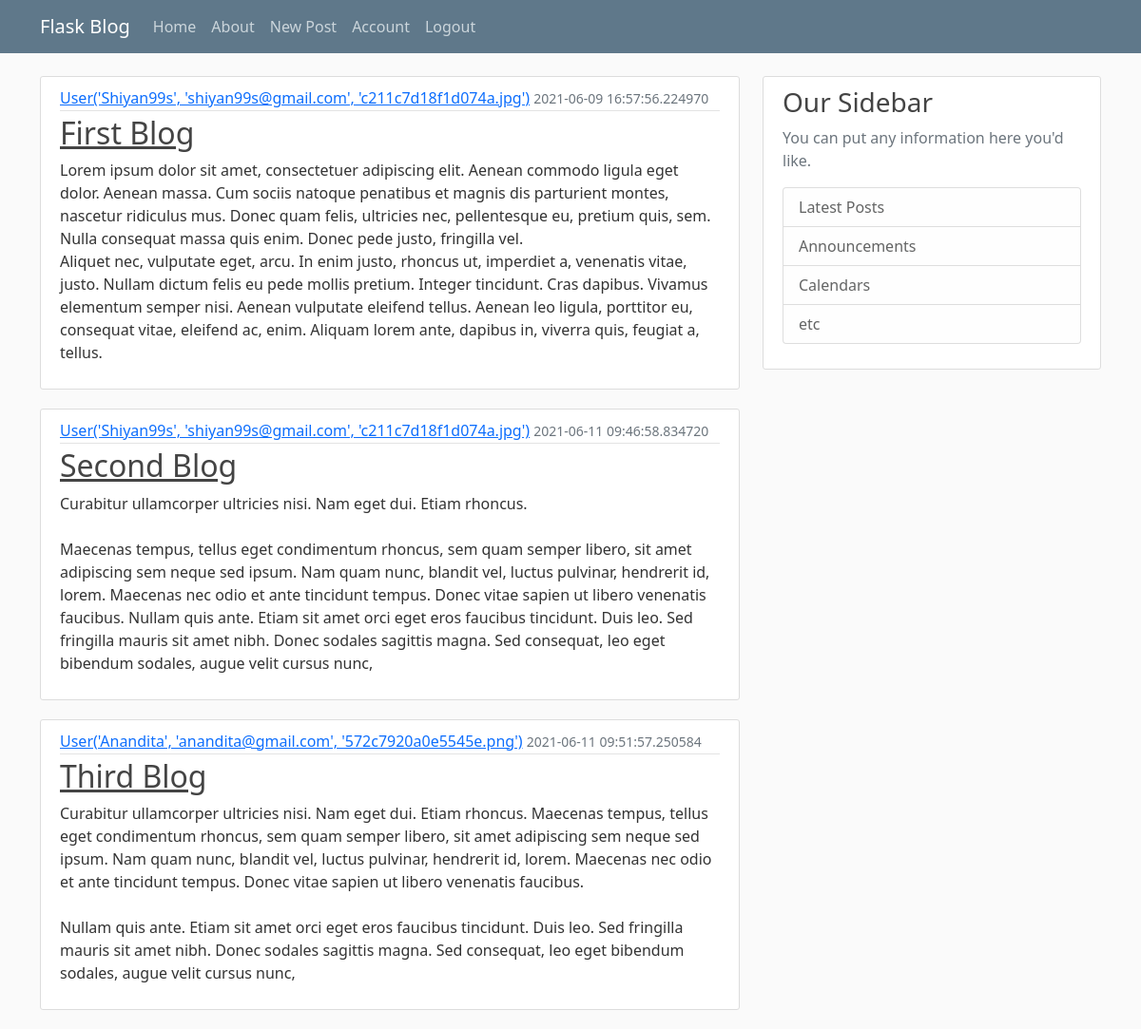
Screenshot of / (signed in) with the database file from the repository.
### flaskblog/models.py (models this page shows, shortened)
class Post(db.Model):
    id = db.Column(db.Integer, primary_key=True)
    title = db.Column(db.String(100), nullable=False)
    date_posted = db.Column(db.DateTime, nullable=False,
                            default=datetime.utcnow)
    content = db.Column(db.Text, nullable=False)
    user_id = db.Column(db.Integer, db.ForeignKey('user.id'), nullable=False)

class User(db.Model, UserMixin):
    id = db.Column(db.Integer, primary_key=True)
    username = db.Column(db.String(20), unique=True, nullable=False)
    email = db.Column(db.String(120), unique=True, nullable=False)
    image_file = db.Column(db.String(20), nullable=False,
                           default='default.jpg')
    password = db.Column(db.String(60), nullable=False)
    posts = db.relationship('Post', backref='author', lazy=True)
    def __repr__(self):
        return f"User('{self.username}', '{self.email }', '{self.image_file}')"

### flaskblog/routes.py (the view)
@app.route("/")
def home():
    posts = Post.query.all()
    return render_template('home.html', posts=posts)

### flaskblog/models.py (called while the page is built)
@login_manager.user_loader
def load_user(user_id):
    return User.query.get(int(user_id))

### flaskblog/templates/home.html
{% extends "layout.html" %}
{% block content %}
    {% for post in posts %}
    <article class="media content-section">
        <div class="media-body">
          <div class="article-metadata">
            <a class="mr-2" href="#">{{ post.author }}</a>
            <small class="text-muted">{{ post.date_posted }}</small>
          </div>
          <h2><a class="article-title" href="#">{{ post.title }}</a></h2>
          <p class="article-content">{{ post.content }}</p>
        </div>
    </article>
    {% endfor %}
{% endblock content %}

### flaskblog/static/main.css (style rules this page uses)
body { background: #fafafa; color: #333333; margin-top: 5rem; }
h1, h2, h3, h4, h5, h6 { color: #444444; }
.content-section { background: #ffffff; padding: 10px 20px; border: 1px solid #dddddd; border-radius: 3px; margin-bottom: 20px; }
.article-title { color: #444444; }
.article-content { white-space: pre-line; }
.article-metadata { padding-bottom: 1px; margin-bottom: 4px; border-bottom: 1px solid #e3e3e3; }

### rows the page displays
Post: author "User('Shiyan99s', 'shiyan99s@gmail.com', 'c211c7d18f1d074a.jpg')", date_posted "2021-06-09 16:57:56.224970", title "First Blog", content "Lorem ipsum dolor sit amet, consectetuer adipiscing elit. Aenean commodo ligula eget dolor. Aenean massa. Cum sociis natoque penatibus et magnis dis parturient montes, nascetur ridiculus mus. Donec quam felis, ultricies nec, pellentesque eu, pretium quis, sem. Nulla consequat massa quis enim. Donec pede justo, fringilla vel. Aliquet nec, vulputate eget, arcu. In enim justo, rhoncus ut, imperdiet a, venenatis vitae, justo. Nullam dictum felis eu pede mollis pretium. Integer tincidunt. Cras dapibus. Vivamus elementum semper nisi. Aenean vulputate eleifend tellus. Aenean leo ligula, porttitor eu, consequat vitae, eleifend ac, enim. Aliquam lorem ante, dapibus in, viverra quis, feugiat a,…"
Post: author "User('Shiyan99s', 'shiyan99s@gmail.com', 'c211c7d18f1d074a.jpg')", date_posted "2021-06-11 09:46:58.834720", title "Second Blog", content "Curabitur ullamcorper ultricies nisi. Nam eget dui. Etiam rhoncus. Maecenas tempus, tellus eget condimentum rhoncus, sem quam semper libero, sit amet adipiscing sem neque sed ipsum. Nam quam nunc, blandit vel, luctus pulvinar, hendrerit id, lorem. Maecenas nec odio et ante tincidunt tempus. Donec vitae sapien ut libero venenatis faucibus. Nullam quis ante. Etiam sit amet orci eget eros faucibus tincidunt. Duis leo. Sed fringilla mauris sit amet nibh. Donec sodales sagittis magna. Sed consequat, leo eget bibendum sodales, augue velit cursus nunc,"
Post: author "User('Anandita', 'anandita@gmail.com', '572c7920a0e5545e.png')", date_posted "2021-06-11 09:51:57.250584", title "Third Blog", content "Curabitur ullamcorper ultricies nisi. Nam eget dui. Etiam rhoncus. Maecenas tempus, tellus eget condimentum rhoncus, sem quam semper libero, sit amet adipiscing sem neque sed ipsum. Nam quam nunc, blandit vel, luctus pulvinar, hendrerit id, lorem. Maecenas nec odio et ante tincidunt tempus. Donec vitae sapien ut libero venenatis faucibus. Nullam quis ante. Etiam sit amet orci eget eros faucibus tincidunt. Duis leo. Sed fringilla mauris sit amet nibh. Donec sodales sagittis magna. Sed consequat, leo eget bibendum sodales, augue velit cursus nunc,"
